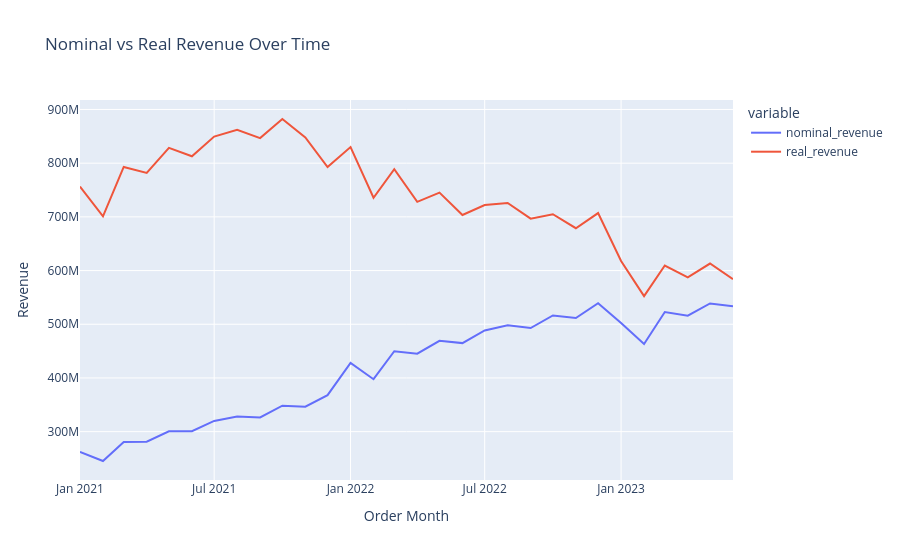

The notebook cell this image was saved under:
### Markdown cell above
### Visualizing nominal vs. real revenue over time

### Code cell
# Create a line chart for nominal and real revenue over time
fig = px.line(monthly_revenue, x='order_month', y=['nominal_revenue', 'real_revenue'], 
              labels={'value': 'Revenue', 'order_month': 'Order Month'}, 
              title='Nominal vs Real Revenue Over Time')
fig.show()

### Figure 1 — Plotly figure (JSON) as saved in the notebook; plotly's stock layout.template omitted (floating-point values rounded to 4 significant figures)
{"data": [{"hovertemplate": "variable=nominal_revenue<br>Order Month=%{x}<br>Revenue=%{y}<extra></extra>", "legendgroup": "nominal_revenue", "line": {"color": "#636efa", "dash": "solid"}, "marker": {"symbol": "circle"}, "mode": "lines", "name": "nominal_revenue", "orientation": "v", "showlegend": true, "type": "scatter", "x": ["2021-01-01", "2021-02-01", "2021-03-01", "2021-04-01", "2021-05-01", "2021-06-01", "2021-07-01", "2021-08-01", "2021-09-01", "2021-10-01", "2021-11-01", "2021-12-01", "2022-01-01", "2022-02-01", "2022-03-01", "2022-04-01", "2022-05-01", "2022-06-01", "2022-07-01", "2022-08-01", "2022-09-01", "2022-10-01", "2022-11-01", "2022-12-01", "2023-01-01", "2023-02-01", "2023-03-01", "2023-04-01", "2023-05-01", "2023-06-01"], "xaxis": "x", "y": [262400000.0, 245300000.0, 280500000.0, 281200000.0, 300700000.0, 300700000.0, 320000000.0, 328400000.0, 326500000.0, 348400000.0, 346600000.0, 368000000.0, 428100000.0, 397700000.0, 449700000.0, 445100000.0, 469200000.0, 464900000.0, 488500000.0, 498200000.0, 492903591, 516400000.0, 511600000.0, 539200000.0, 502500000.0, 463300000.0, 522900000.0, 516100000.0, 538800000.0, 533400000.0], "yaxis": "y"}, {"hovertemplate": "variable=real_revenue<br>Order Month=%{x}<br>Revenue=%{y}<extra></extra>", "legendgroup": "real_revenue", "line": {"color": "#EF553B", "dash": "solid"}, "marker": {"symbol": "circle"}, "mode": "lines", "name": "real_revenue", "orientation": "v", "showlegend": true, "type": "scatter", "x": ["2021-01-01", "2021-02-01", "2021-03-01", "2021-04-01", "2021-05-01", "2021-06-01", "2021-07-01", "2021-08-01", "2021-09-01", "2021-10-01", "2021-11-01", "2021-12-01", "2022-01-01", "2022-02-01", "2022-03-01", "2022-04-01", "2022-05-01", "2022-06-01", "2022-07-01", "2022-08-01", "2022-09-01", "2022-10-01", "2022-11-01", "2022-12-01", "2023-01-01", "2023-02-01", "2023-03-01", "2023-04-01", "2023-05-01", "2023-06-01"], "xaxis": "x", "y": [756400000.0, 701000000.0, 793000000.0, 781700000.0, 828600000.0, 812900000.0, 849500000.0, 862300000.0, 846700000.0, 882300000.0, 848000000.0, 792700000.0, 830100000.0, 735600000.0, 788900000.0, 728000000.0, 745300000.0, 703600000.0, 722100000.0, 725900000.0, 696700000.0, 704900000.0, 678900000.0, 707100000.0, 618000000.0, 552300000.0, 609400000.0, 587400000.0, 613100000.0, 584100000.0], "yaxis": "y"}], "layout": {"legend": {"title": {"text": "variable"}, "tracegroupgap": 0}, "title": {"text": "Nominal vs Real Revenue Over Time"}, "xaxis": {"anchor": "y", "domain": [0, 1], "title": {"text": "Order Month"}}, "yaxis": {"anchor": "x", "domain": [0, 1], "title": {"text": "Revenue"}}}}
